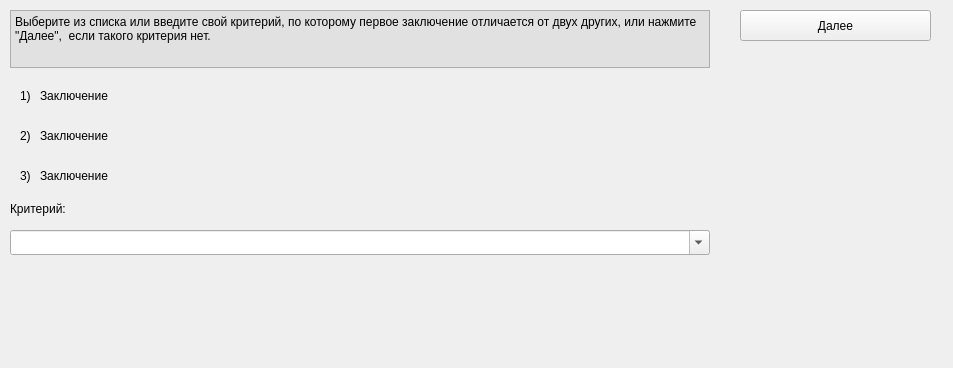
<?xml version="1.0" encoding="UTF-8"?>
<ui version="4.0">
 <class>DiffConcepts</class>
 <widget class="QWidget" name="DiffConcepts">
  <property name="geometry">
   <rect>
    <x>0</x>
    <y>0</y>
    <width>953</width>
    <height>368</height>
   </rect>
  </property>
  <property name="windowTitle">
   <string>Form</string>
  </property>
  <widget class="QPushButton" name="continue1">
   <property name="geometry">
    <rect>
     <x>740</x>
     <y>10</y>
     <width>191</width>
     <height>31</height>
    </rect>
   </property>
   <property name="text">
    <string>Далее</string>
   </property>
   <property name="flat">
    <bool>false</bool>
   </property>
  </widget>
  <widget class="QLabel" name="label">
   <property name="geometry">
    <rect>
     <x>20</x>
     <y>80</y>
     <width>16</width>
     <height>31</height>
    </rect>
   </property>
   <property name="text">
    <string>1)</string>
   </property>
  </widget>
  <widget class="QLabel" name="concept1">
   <property name="geometry">
    <rect>
     <x>40</x>
     <y>80</y>
     <width>311</width>
     <height>31</height>
    </rect>
   </property>
   <property name="text">
    <string>Заключение</string>
   </property>
  </widget>
  <widget class="QLabel" name="label_2">
   <property name="geometry">
    <rect>
     <x>20</x>
     <y>120</y>
     <width>16</width>
     <height>31</height>
    </rect>
   </property>
   <property name="text">
    <string>2)</string>
   </property>
  </widget>
  <widget class="QLabel" name="concept2">
   <property name="geometry">
    <rect>
     <x>40</x>
     <y>120</y>
     <width>311</width>
     <height>31</height>
    </rect>
   </property>
   <property name="text">
    <string>Заключение</string>
   </property>
  </widget>
  <widget class="QLabel" name="concept3">
   <property name="geometry">
    <rect>
     <x>40</x>
     <y>160</y>
     <width>311</width>
     <height>31</height>
    </rect>
   </property>
   <property name="text">
    <string>Заключение</string>
   </property>
  </widget>
  <widget class="QComboBox" name="pos_pole">
   <property name="geometry">
    <rect>
     <x>10</x>
     <y>230</y>
     <width>700</width>
     <height>25</height>
    </rect>
   </property>
   <property name="editable">
    <bool>true</bool>
   </property>
   <property name="currentIndex">
    <number>0</number>
   </property>
   <property name="duplicatesEnabled">
    <bool>true</bool>
   </property>
   <item>
    <property name="text">
     <string/>
    </property>
   </item>
  </widget>
  <widget class="QLabel" name="label_5">
   <property name="geometry">
    <rect>
     <x>10</x>
     <y>200</y>
     <width>381</width>
     <height>17</height>
    </rect>
   </property>
   <property name="text">
    <string>Критерий:</string>
   </property>
  </widget>
  <widget class="QLabel" name="label_3">
   <property name="geometry">
    <rect>
     <x>20</x>
     <y>160</y>
     <width>16</width>
     <height>31</height>
    </rect>
   </property>
   <property name="text">
    <string>3)</string>
   </property>
  </widget>
  <widget class="QPlainTextEdit" name="conclusionEdit">
   <property name="geometry">
    <rect>
     <x>10</x>
     <y>10</y>
     <width>700</width>
     <height>58</height>
    </rect>
   </property>
   <property name="maximumSize">
    <size>
     <width>16777215</width>
     <height>78</height>
    </size>
   </property>
   <property name="autoFillBackground">
    <bool>false</bool>
   </property>
   <property name="styleSheet">
    <string notr="true">background-color: rgb(225, 225, 225)</string>
   </property>
   <property name="readOnly">
    <bool>true</bool>
   </property>
   <property name="plainText">
    <string>Выберите из списка или введите свой критерий, по которому первое заключение отличается от двух других, или нажмите &quot;Далее&quot;,  если такого критерия нет.</string>
   </property>
  </widget>
 </widget>
 <resources/>
 <connections/>
</ui>
